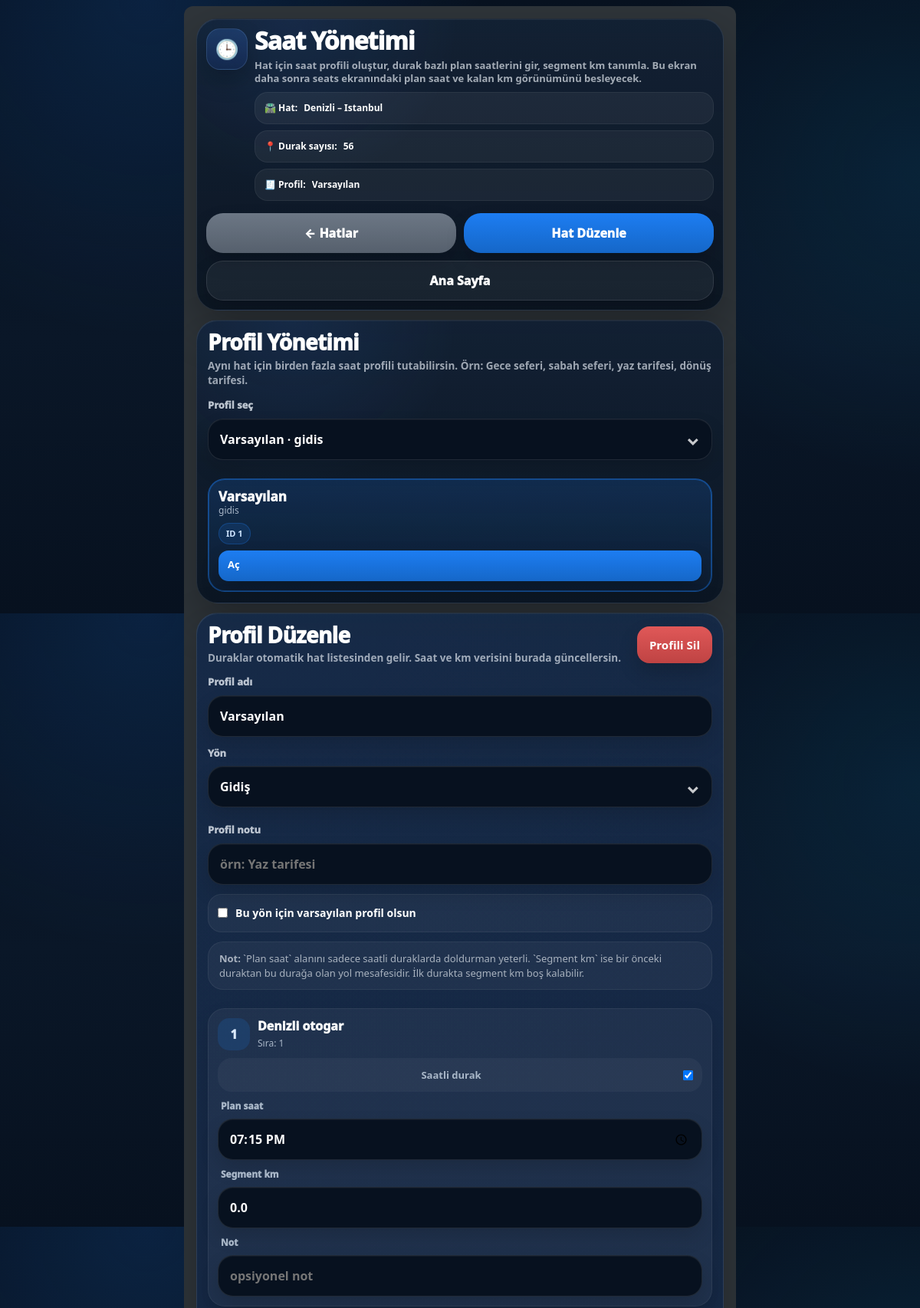
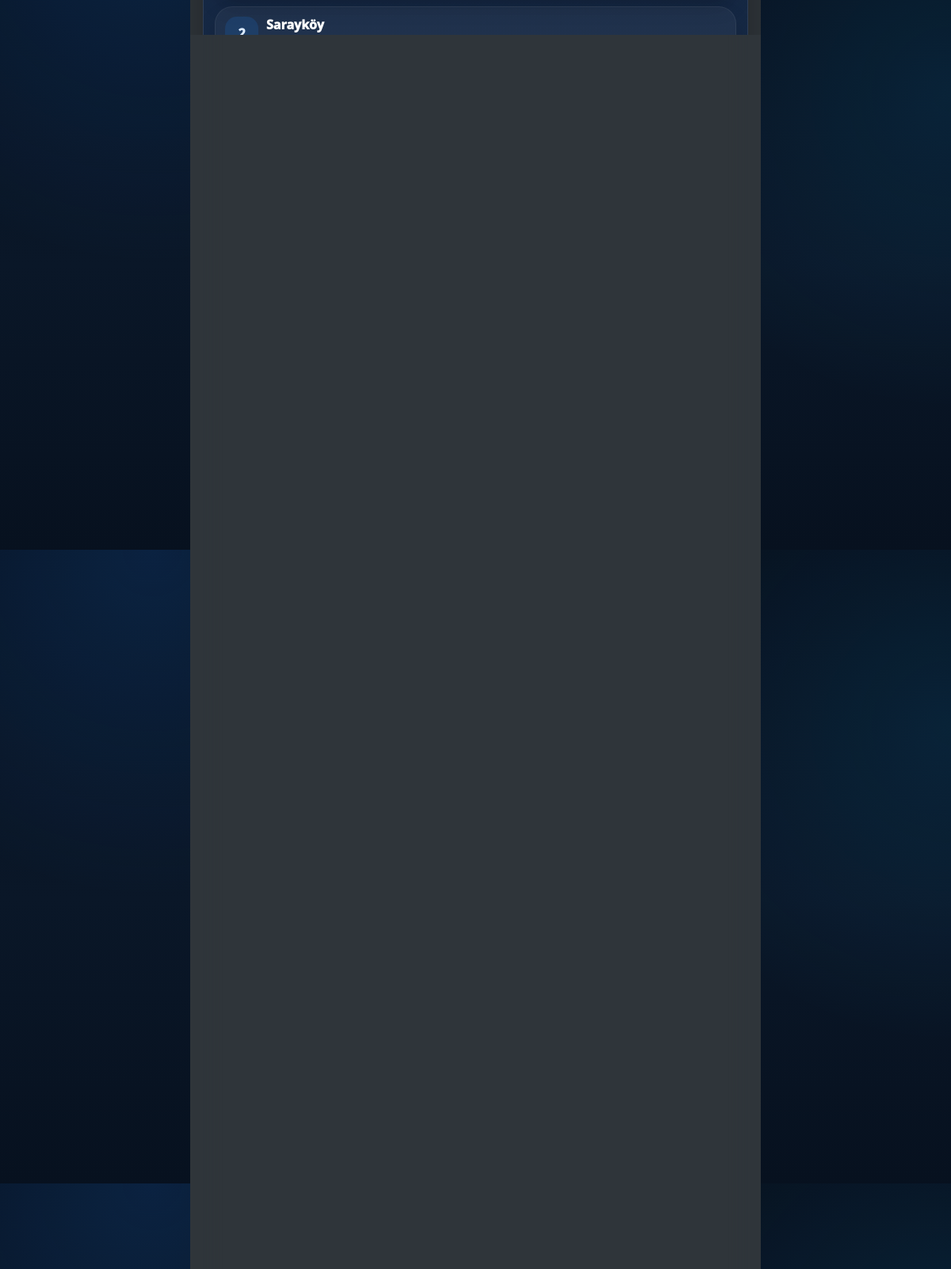
The page /hat/4/saatler (signed in, upper part) on the database its author committed (2 pictures, top to bottom).
### tables this page shows
CREATE TABLE routes(
            id INTEGER PRIMARY KEY,
            name TEXT UNIQUE,
            stops TEXT           -- JSON list (["Durak1","Durak2",...])
        );

CREATE TABLE route_schedule_profiles(
            id INTEGER PRIMARY KEY,
            route_name TEXT NOT NULL,
            title TEXT NOT NULL,
            direction TEXT NOT NULL DEFAULT 'gidis',
            is_default INTEGER NOT NULL DEFAULT 0,
            note TEXT DEFAULT '',
            created_at TEXT DEFAULT (datetime('now','localtime')),
            updated_at TEXT DEFAULT (datetime('now','localtime'))
        );

CREATE TABLE route_schedule_items(
            id INTEGER PRIMARY KEY,
            profile_id INTEGER NOT NULL,
            stop_name TEXT NOT NULL,
            planned_time TEXT DEFAULT '',
            segment_km REAL DEFAULT NULL,
            is_timed INTEGER NOT NULL DEFAULT 0,
            sort_order INTEGER NOT NULL DEFAULT 0,
            note TEXT DEFAULT '',
            created_at TEXT DEFAULT (datetime('now','localtime')),
            updated_at TEXT DEFAULT (datetime('now','localtime')),
            FOREIGN KEY(profile_id) REFERENCES route_schedule_profiles(id) ON DELETE CASCADE
        );

### modules/routes_panel.py (the view, shortened to what this page needs)
    def route_schedule_edit(rid):
        db = get_db()
        route_row = db.execute("SELECT * FROM routes WHERE id=?", (rid,)).fetchone()
        if not route_row:
            return "Hat bulunamadı", 404
        route_name = route_row["name"]
        profiles = schedule_profiles_for_route(route_name)
        selected_profile_id = parse_int(request.args.get("profile_id"), None)
        if not selected_profile_id and profiles:
            default_profile = next((x for x in profiles if int(x.get("is_default", 0) or 0) == 1), None)
            selected_profile_id = (default_profile or profiles[0]).get("id")
        selected_profile = schedule_profile_get(selected_profile_id) if selected_profile_id else None
        editor_rows = schedule_editor_rows(route_name, selected_profile_id)
        return render_template(
            "route_schedule_edit.html",
            route=route_row,
            route_name=route_name,
            profiles=profiles,
            selected_profile=selected_profile,
            editor_rows=editor_rows,
        )

### app.py (called while the page is built)
def ensure_admin_profile_table(db):
    db.execute("""
        CREATE TABLE IF NOT EXISTS admin_profile(
            id INTEGER PRIMARY KEY CHECK(id=1),
            full_name TEXT NOT NULL DEFAULT '',
            phone TEXT NOT NULL DEFAULT '',
            photo_path TEXT NOT NULL DEFAULT '',
            created_at TEXT NOT NULL DEFAULT (datetime('now','localtime')),
            updated_at TEXT NOT NULL DEFAULT (datetime('now','localtime'))
        )
    """)

def get_admin_profile():
    db = get_db()
    ensure_admin_profile_table(db)
    row = db.execute("""
        SELECT id, full_name, phone, photo_path, created_at, updated_at
        FROM admin_profile
        WHERE id=1
    """).fetchone()
    if not row:
        return None
    return {
        "id": row["id"],
        "full_name": row["full_name"] or "",
        "phone": row["phone"] or "",
        "photo_path": row["photo_path"] or "",
        "created_at": row["created_at"],
        "updated_at": row["updated_at"],
    }

def admin_profile_exists():
    prof = get_admin_profile()
    return bool(prof and prof.get("full_name"))

@app.context_processor
def inject_admin_profile():
    try:
        return {"admin_profile": get_admin_profile()}
    except Exception:
        return {"admin_profile": None}

def parse_int(val: Any, default: Optional[int] = 0) -> Optional[int]:
    try:
        return int(val)
    except Exception:
        return default

def get_db() -> sqlite3.Connection:
    if "db" not in g:
        g.db = sqlite3.connect(DB_PATH)
        g.db.row_factory = sqlite3.Row
        g.db.execute("PRAGMA foreign_keys=ON;")
        g.db.execute("PRAGMA journal_mode=WAL;")
    return g.db

def settings_get(key: str, default=None):
    row = get_db().execute("SELECT value FROM settings WHERE key=?", (key,)).fetchone()
    if not row:
        return default
    raw = row["value"]
    try:
        return json.loads(raw)
    except Exception:
        return raw

def get_active_trip() -> Optional[int]:
    row = get_db().execute("SELECT active_trip_id FROM app_state WHERE id=1").fetchone()
    return row["active_trip_id"] if row else None

def get_active_trip_row():
    tid = get_active_trip()
    if not tid:
        return None
    return get_db().execute("SELECT * FROM trips WHERE id=?", (tid,)).fetchone()

def issue_csrf() -> str:
    token = secrets.token_urlsafe(32)
    session["csrf_token"] = token
    return token

### templates/route_schedule_edit.html (shortened to what this page needs)
{% extends "base.html" %}
{% block content %}
<link rel="stylesheet" href="/static/style.css">
<div class="page">
  <section class="glass hero">
    <div class="hero-left">
      <div class="hero-icon">🕒</div>
      <div>
        <h1 class="hero-title">Saat Yönetimi</h1>
        <div class="hero-sub">
          Hat için saat profili oluştur, durak bazlı plan saatlerini gir, segment km tanımla.
          Bu ekran daha sonra seats ekranındaki plan saat ve kalan km görünümünü besleyecek.
        </div>
        <div class="hero-meta">
          <span class="chip">🛣️ Hat: <b>{{ route_name }}</b></span>
          <span class="chip">📍 Durak sayısı: <b>{{ editor_rows|length }}</b></span>
          {% if selected_profile %}
            <span class="chip">🧾 Profil: <b>{{ selected_profile.title }}</b></span>
          {% else %}
            <span class="chip">🧾 Profil: <b>Yeni profil</b></span>
          {% endif %}
        </div>
      </div>
    </div>
    <div class="hero-actions">
      <a href="{{ url_for('routes_list') }}" class="btn gray">← Hatlar</a>
      <a href="{{ url_for('route_edit', rid=route['id']) }}" class="btn blue">Hat Düzenle</a>
      <a href="{{ url_for('index') }}" class="btn ghost">Ana Sayfa</a>
    </div>
  </section>
  <div class="layout">
    <aside class="glass card">
      <h2 class="card-title">Profil Yönetimi</h2>
      <div class="card-sub">
        Aynı hat için birden fazla saat profili tutabilirsin.
        Örn: Gece seferi, sabah seferi, yaz tarifesi, dönüş tarifesi.
      </div>
      <form method="get" action="{{ url_for('route_schedule_edit', rid=route['id']) }}">
        <div class="field">
          <label for="profile_id_pick">Profil seç</label>
        </div>
      </form>
      {% if profiles %}
        <div class="profiles">
          {% for p in profiles %}
            <div class="profile-item {% if selected_profile and p.id == selected_profile.id %}active{% endif %}">
              <div class="profile-top">
                <div>
                  <div class="profile-name">{{ p.title }}</div>
                  <div class="profile-meta">{{ p.direction }}{% if p.note %} · {{ p.note }}{% endif %}</div>
                </div>
              </div>
              <div class="profile-badges">
                <span class="badge blue">ID {{ p.id }}</span>
              </div>
              <a href="{{ url_for('route_schedule_edit', rid=route['id'], profile_id=p.id) }}" class="btn-sm blue">Aç</a>
            </div>
          {% endfor %}
        </div>
      {% else %}
        <div class="empty">Henüz saat profili yok.</div>
      {% endif %}
    </aside>
    <section class="glass card">
      <div class="section-head">
        <div>
          <h2 class="section-title">
            {% if selected_profile %}
              Profil Düzenle
            {% else %}
              Yeni Profil
            {% endif %}
          </h2>
          <div class="card-sub" style="margin:6px 0 0">
            Duraklar otomatik hat listesinden gelir. Saat ve km verisini burada güncellersin.
          </div>
        </div>
        <div class="section-right">
          {% if selected_profile %}
            <form method="post" action="{{ url_for('route_schedule_edit', rid=route['id']) }}" onsubmit="return confirm('Bu saat profili silinsin mi?')">
              <button type="submit" class="btn red">Profili Sil</button>
            </form>
          {% endif %}
        </div>
      </div>
      <form method="post" action="{{ url_for('route_schedule_edit', rid=route['id']) }}">
        <div class="field">
          <label for="title">Profil adı</label>
          <input
            id="title"
            type="text"
            name="title"
            placeholder="örn: Gece Seferi"
            value="{{ selected_profile.title if selected_profile else 'Varsayılan' }}"
            required>
        </div>
        <div style="display:grid;grid-template-columns:1fr 1fr;gap:12px;">
          <div class="field">
            <label for="direction">Yön</label>
              {% set dirv = selected_profile.direction if selected_profile else 'gidis' %}
          </div>
          <div class="field">
            <label for="profile_note">Profil notu</label>
            <input
              id="profile_note"
              type="text"
              name="profile_note"
              placeholder="örn: Yaz tarifesi"
              value="{{ selected_profile.note if selected_profile else '' }}">
          </div>
        </div>
        <div class="toggle">
          <input
            id="is_default"
            type="checkbox"
            name="is_default"
            value="1"
            {% if selected_profile and selected_profile.is_default %}checked{% endif %}>
          <label for="is_default">Bu yön için varsayılan profil olsun</label>
        </div>
        <div class="muted-box">
          <b>Not:</b> `Plan saat` alanını sadece saatli duraklarda doldurman yeterli.
          `Segment km` ise bir önceki duraktan bu durağa olan yol mesafesidir.
          İlk durakta segment km boş kalabilir.
        </div>
        <div class="table-wrap" style="margin-top:14px;">
          <table>
            <tbody>
              {% for row in editor_rows %}
                <tr>
                  <td class="center">
                    {{ loop.index }}
                  </td>
                  <td class="stop-cell">
                    <div class="stop-name">{{ row.stop_name }}</div>
                    <div class="stop-sub">Sıra: {{ loop.index }}</div>
                  </td>
                  <td class="center">
                    <input
                      type="checkbox"
                      name="is_timed"
                      value="{{ row.stop_name }}"
                      {% if row.is_timed %}checked{% endif %}>
                  </td>
                  <td>
                    <input
                      class="mini-input"
                      type="time"
                      name="planned_time"
                      value="{{ row.planned_time }}">
                  </td>
                  <td>
                    <input
                      class="mini-input"
                      type="number"
                      step="0.1"
                      min="0"
                      name="segment_km"
                      placeholder="örn: 24.8"
                      value="{{ row.segment_km if row.segment_km is not none else '' }}">
                  </td>
                  <td>
                    <input
                      class="mini-note"
                      type="text"
                      name="item_note"
                      placeholder="opsiyonel not"
                      value="{{ row.note }}">
                  </td>
                </tr>
              {% endfor %}
            </tbody>
          </table>
        </div>
      </form>
    </section>
  </div>
</div>
{% endblock %}

### static/style.css (style rules this page uses)
.page { max-width: 420px; margin: 12px auto; background:#2f353a; padding:16px; border-radius:12px; color:#fff; }

### rows shown on the page
routes: name "Denizli – İstanbul"
route_schedule_profiles: title "Varsayılan", direction "gidis", id "1"
route_schedule_items: stop_name "Denizli otogar", is_timed "☑", planned_time "19:15", segment_km "0.0"
route_schedule_items: stop_name "Sarayköy", is_timed "☑", planned_time "19:45", segment_km "23.0"
route_schedule_items: is_timed "☑", planned_time "20:00", segment_km "18.0"
route_schedule_items: is_timed "☑", planned_time "20:10"

### other values the page prints
{{ editor_rows|length }} "56"
